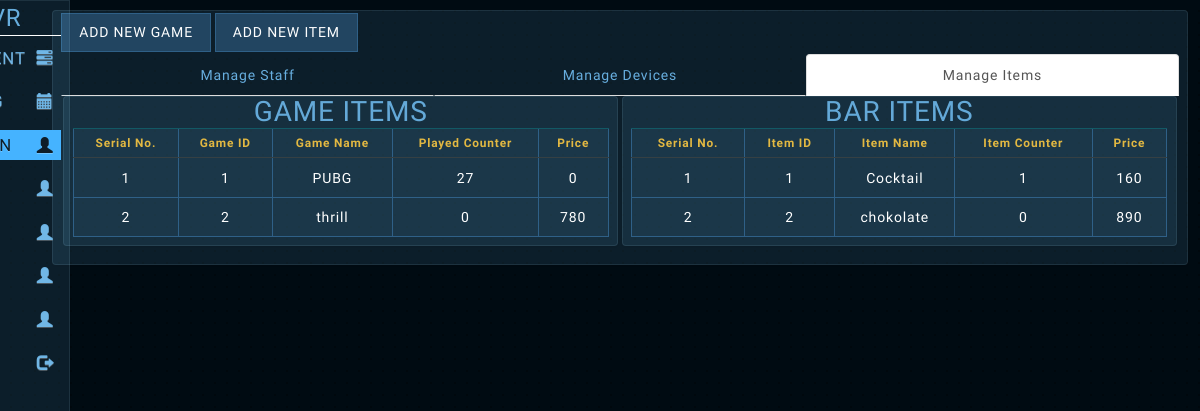
/manage-items.php (signed in), run on the app's committed database.
### tables this page shows
CREATE TABLE IF NOT EXISTS `tbl_play_items` (
  `play_item_id` int(11) NOT NULL AUTO_INCREMENT,
  `play_item_name` varchar(255) NOT NULL,
  `play_item_counter` int(11) NOT NULL,
  `play_item_price` int(11) DEFAULT NULL,
  PRIMARY KEY (`play_item_id`),
  UNIQUE KEY `play_item_name` (`play_item_name`)
);

CREATE TABLE IF NOT EXISTS `tbl_bar_items` (
  `bar_item_id` int(11) NOT NULL AUTO_INCREMENT,
  `bar_item_name` varchar(255) NOT NULL,
  `bar_item_counter` int(11) NOT NULL,
  `bar_item_price` int(11) NOT NULL,
  PRIMARY KEY (`bar_item_id`),
  UNIQUE KEY `bar_item_name` (`bar_item_name`)
);

### authentication.php (called while the page is built, shortened)
<?php
require 'classes/admin_class.php';
$obj_admin = new Admin_Class();

### classes/admin_class.php (called while the page is built, shortened)
<?php
class Admin_Class
{
	public function __construct()
	{
        $host_name='localhost';
		$user_name='root';
		$password='';
		$db_name='iqjdhyaf_in5nite';
		try{
			$connection=new PDO("mysql:host={$host_name}; dbname={$db_name}", $user_name,  $password);
			$this->db = $connection;
		} catch (PDOException $message ) {
			echo $message->getMessage();
		}
	}
	public function manage_all_info($sql)
	{
		try{
			$info = $this->db->prepare($sql);
			$info->execute();
			return $info;
		} catch (PDOException $e) {
			echo $e->getMessage();
		}
	}
}
?>

### manage-items.php (the view, shortened to what this page needs)
<?php
require 'authentication.php';
include("include/sidebar.php");
?>
  <div class="row">
    <div class="col-md-12">
      <div class="row">
        <div class="panel shown p-4">
          <?php if($user_role == 1){ ?>
          <div class="btn-group">
            <button class="button btn-menu" data-toggle="modal" data-target="#myModal" onclick="sound2.play()">Add New Game</button>
            <button class="button btn-menu" data-toggle="modal" data-target="#myModal1" onclick="sound2.play()">Add New Item</button>
          </div>
          <?php } ?>
        <ul class="nav nav-tabs nav-justified">
          <li><a href="manage-admin.php" onclick="sound2.play()">Manage Staff</a></li>
          <li><a href="admin-manage-user.php" onclick="sound2.play()">Manage Devices</a></li>
          <li class="active"><a href="manage-items.php" onclick="sound2.play()">Manage Items</a></li>
        </ul>
        <div class="row">
            <div class="col-md-6">
                <div class="panel shown table-responsive">
                    <h1 class="heading text-center">Game Items</h1>
                    <table class="table table-codensed table-custom">
                      <thead>
                        <tr>
                          <th>Serial No.</th>
                          <th>Game ID</th>
                          <th>Game Name</th>
                          <th>Played Counter</th>
                          <th>Price</th>
                        </tr>
                      </thead>
                      <tbody>
                      <?php
                      $sql = "SELECT * FROM tbl_play_items";
                      $info = $obj_admin->manage_all_info($sql);
                      $serial  = 1;
                      while( $row = $info->fetch(PDO::FETCH_ASSOC) ){
                      ?>
                        <tr>
                          <td><?php echo $serial; $serial++; ?></td>
                          <td><?php echo $row['play_item_id']; ?></td>
                          <td><?php echo $row['play_item_name']; ?></td>
                          <td><?php echo $row['play_item_counter']; ?></td>
                          <td><?php echo $row['play_item_price']; ?></td>
                        </tr>
                      <?php  } ?>
                      </tbody>
                    </table>
                </div>
            </div>
            <div class="col-md-6">
                <div class="panel shown table-responsive">
                    <h1 class="heading text-center">Bar Items</h1>
                    <table class="table table-codensed table-custom">
                        <thead>
                        <tr>
                            <th>Serial No.</th>
                            <th>Item ID</th>
                            <th>Item Name</th>
                            <th>Item Counter</th>
                            <th>Price</th>
                        </tr>
                        </thead>
                        <tbody>
                        <?php
                        $sql = "SELECT * FROM tbl_bar_items";
                        $info = $obj_admin->manage_all_info($sql);
                        $serial  = 1;
                        while( $row = $info->fetch(PDO::FETCH_ASSOC) ){
                        ?>
                        <tr>
                            <td><?php echo $serial; $serial++; ?></td>
                            <td><?php echo $row['bar_item_id']; ?></td>
                            <td><?php echo $row['bar_item_name']; ?></td>
                            <td><?php echo $row['bar_item_counter']; ?></td>
                            <td><?php echo $row['bar_item_price']; ?></td>
                        </tr>
                        <?php  } ?>
                        </tbody>
                    </table>
                </div>
            </div>
        </div>
      </div>
    </div>
  </div>
  <?php
include("include/footer.php");
?>

### assets/css/custom.css (style rules this page uses)
body,html { height: 100%; font-size: 17px; font-family: 'Open Sans', sans-serif; }
.main .row { padding: 0px; margin: 0px; }
.table-custom { background: #012B39; border-radius: 0.25em; border-collapse: collapse; }
.table-custom>thead>tr>th { border-bottom: 1px solid #364043; color: #E2B842; font-size: 0.85em; font-weight: 600; padding: 0.5em 1em; text-align: center; }
.table-custom>tbody>tr>td { color: #fff; font-weight: 400; padding: 0.65em 0.2em; text-align: center; }
.table-custom>tbody>tr { transition: background 0.25s ease; }

### Demo SciUI_files/grid.css (style rules this page uses)
html { font-family: sans-serif; -ms-text-size-adjust: 100%; -webkit-text-size-adjust: 100%; }
body { margin: 0; }
a { background-color: transparent; }
h1 { font-size: 2em; margin: 0.67em 0; }
button, input, optgroup, select, textarea { color: inherit; font: inherit; margin: 0; }
button { overflow: visible; }
button, select { text-transform: none; }
button, html input[type="button"], input[type="reset"], input[type="submit"] { -webkit-appearance: button; cursor: pointer; }
table { border-collapse: collapse; border-spacing: 0; }
td, th { padding: 0; }
* { -webkit-box-sizing: border-box; -moz-box-sizing: border-box; box-sizing: border-box; }
*:before, *:after { -webkit-box-sizing: border-box; -moz-box-sizing: border-box; box-sizing: border-box; }
html { font-size: 10px; -webkit-tap-highlight-color: rgba(0, 0, 0, 0); }
body { font-family: "Helvetica Neue", Helvetica, Arial, sans-serif; font-size: 14px; line-height: 1.42857143; color: #333333; background-color: #ffffff; }
input, button, select, textarea { font-family: inherit; font-size: inherit; line-height: inherit; }
a { color: #337ab7; text-decoration: none; }
.row { margin-right: -2px; margin-left: -2px; }
.col-xs-1, .col-sm-1, .col-md-1, .col-lg-1, .col-xs-2, .col-sm-2, .col-md-2, .col-lg-2, .col-xs-3, .col-sm-3, .col-md-3, .col-lg-3, .col-xs-4, .col-sm-4, .col-md-4, .col-lg-4, .col-xs-5, .col-sm-5, .col-md-5, .col-lg-5, .col-xs-6, .col-sm-6, .col-md-6, .col-lg-6, .col-xs-7, .col-sm-7, .col-md-7, .col-lg-7, .col-xs-8, .col-sm-8, .col-md-8, .col-lg-8, .col-xs-9, .col-sm-9, .col-md-9, .col-lg-9, .col-xs-10, .col-sm-10, .col-md-10, .col-lg-10, .col-xs-11, .col-sm-11, .col-md-11, .col-lg-11, .col-xs-12, .col-sm-12, .col-md-12, .col-lg-12 { position: relative; min-height: 1px; padding-right: 2px; padding-left: 2px; }
@media (min-width: 992px) { .col-md-1, .col-md-2, .col-md-3, .col-md-4, .col-md-5, .col-md-6, .col-md-7, .col-md-8, .col-md-9, .col-md-10, .col-md-11, .col-md-12 { float: left; } }
@media (min-width: 992px) { .col-md-12 { width: 100%; } }
@media (min-width: 992px) { .col-md-6 { width: 50%; } }
.clearfix:before, .clearfix:after, .container:before, .container:after, .container-fluid:before, .container-fluid:after, .row:before, .row:after { display: table; content: " "; }
.clearfix:after, .container:after, .container-fluid:after, .row:after { clear: both; }

### include/sidebar.php (style rules this page uses)
td { vertical-align:CENTER; text-align: center; }
a { text-decoration: none; }

### data on the page
tbl_play_items: play_item_id "1", play_item_name "PUBG", play_item_counter "27", play_item_price "0"
tbl_play_items: play_item_id "2", play_item_name "thrill", play_item_counter "0", play_item_price "780"
tbl_bar_items: bar_item_id "1", bar_item_name "Cocktail", bar_item_counter "1", bar_item_price "160"
tbl_bar_items: bar_item_id "2", bar_item_name "chokolate", bar_item_counter "0", bar_item_price "890"
